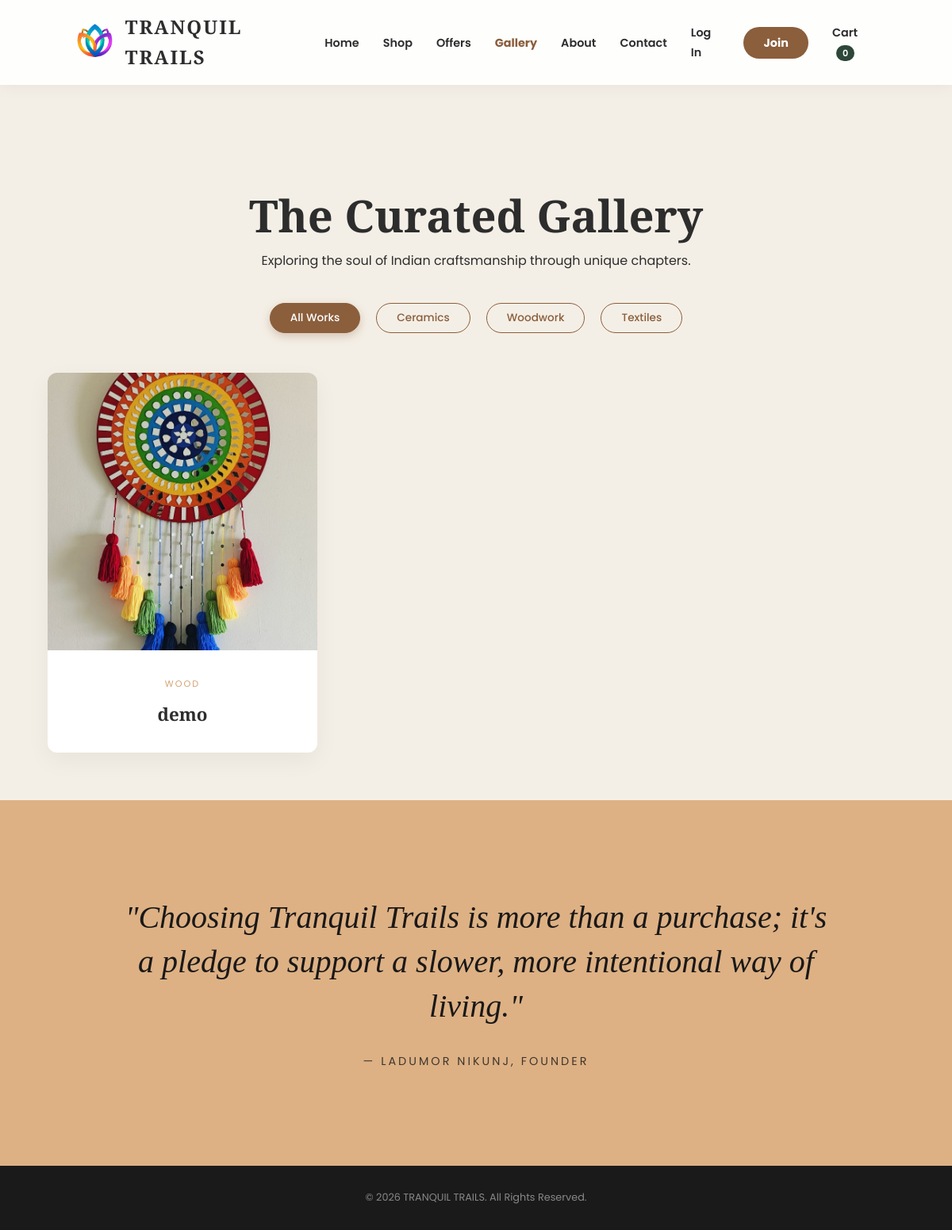
The page /gallery/ on the database as committed earlier.
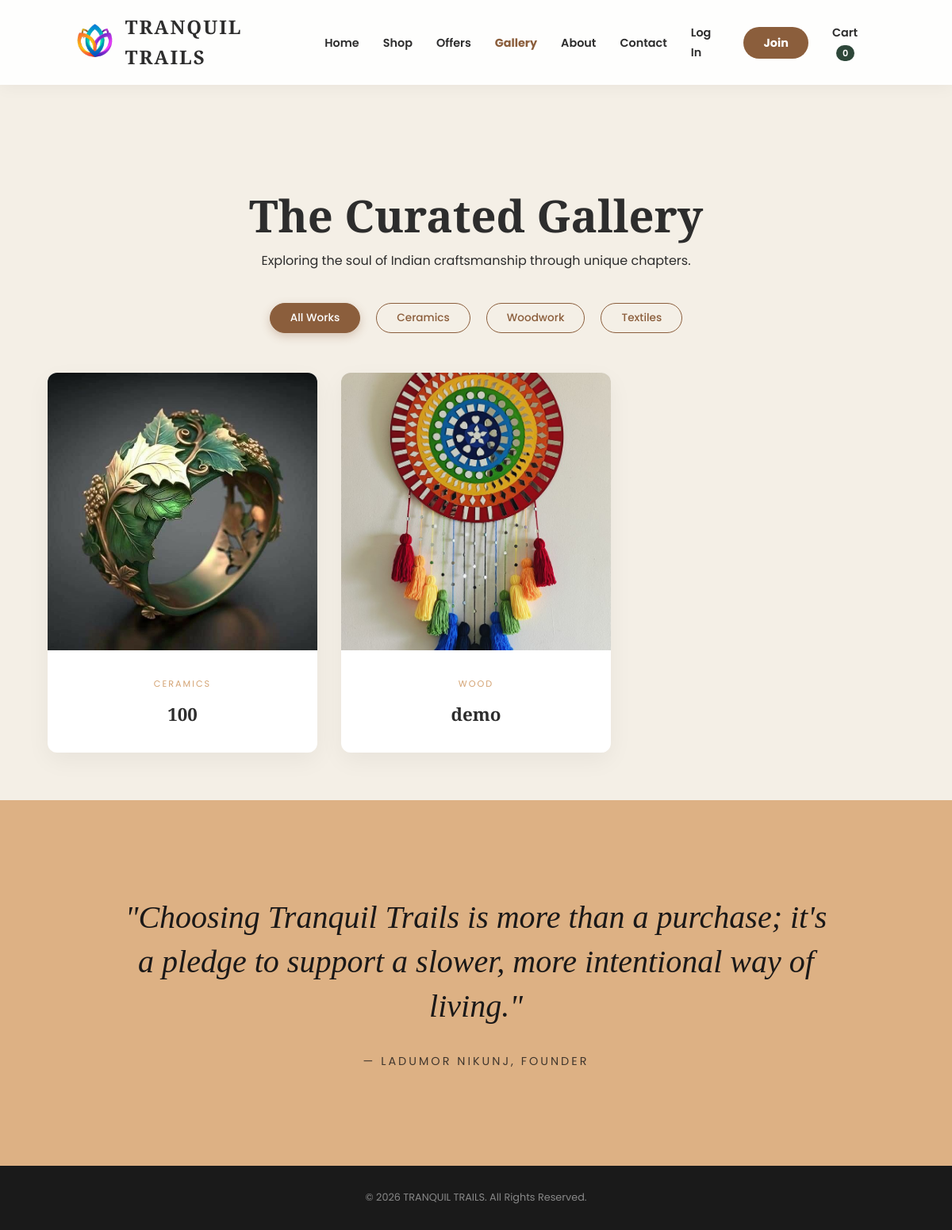
The same page on the database as committed later.
### core/models.py (models this page shows, shortened)
class GalleryItem(models.Model):
    CATEGORY_CHOICES = [
        ('ceramics', 'Ceramics'),
        ('wood', 'Woodwork'),
        ('textiles', 'Textiles'),
    ]
    title = models.CharField(max_length=100, blank=True)
    image = models.ImageField(upload_to='gallery/')
    category = models.CharField(max_length=50, choices=CATEGORY_CHOICES, default='ceramics')
    created_at = models.DateTimeField(auto_now_add=True)

### core/views.py (the view)
# urls.py: path('gallery/', views.gallery, name='gallery'),
def gallery(request):
    items = GalleryItem.objects.all().order_by('-created_at')
    return render(request, 'gallery.html', {'items': items})

### core/templates/gallery.html (shortened to what the changed rows need)
{% load static %}
<!DOCTYPE html>
<html lang="en">
<head>
    <link href="https://unpkg.com/aos@2.3.1/dist/aos.css" rel="stylesheet">
    <link rel="stylesheet" href="{% static 'styles.css' %}">
</head>
<body>
    <section class="gallery-container">
        <div class="gallery-header" style="text-align: center; margin-bottom: 40px;">
            <h1 style="font-family: 'Playfair Display'; font-size: 3.5rem;">The Curated Gallery</h1>
        </div>
        <div class="gallery-grid" id="galleryGrid">
            {% for item in items %}
            <div class="gallery-item {{ item.category }}">
                <a href="{% url 'gallery_detail' item.id %}" style="text-decoration: none; color: inherit; display: block;">
                    {% if item.image %}
                        <img src="{{ item.image.url }}" class="item-img" alt="{{ item.title }}">
                    {% else %}
                        <img src="{% static 'placeholder.jpg' %}" class="item-img" alt="Placeholder">
                    {% endif %}
                    <div class="item-info">
                        <span class="item-category">{{ item.get_category_display }}</span>
                        <h4>{{ item.title|default:"Untitled Piece" }}</h4>
                    </div>
                </a>
            </div>
            {% empty %}
                <p style="text-align: center; grid-column: 1/-1;">No artwork in the gallery yet.</p>
            {% endfor %}
        </div>
    </section>
</body>
</html>

Rows that differ between the two databases and show on the page:
added GalleryItem: image (picture), category "CERAMICS", title "100"
